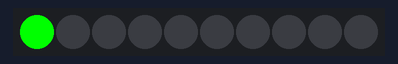
This sketch was run on a simulated Arduino Uno, built with avr-gcc and run on an emulated ATmega328P. On the bench: 10 RGB LEDs in strip order, left to right.

Above: at 0.1 s.
At 9.1 s:
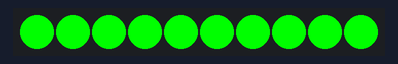
At 20.1 s:
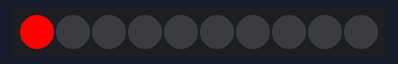
At 29.1 s:
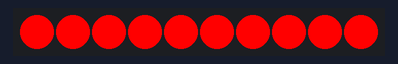
At 38.1 s:
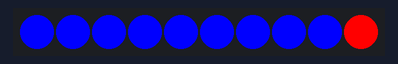
At 39.1 s:
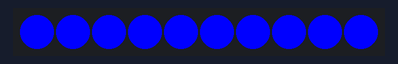

Measured:
- what the display in image 1 shows lasts 1.0 s, from 9.0 s to 10.0 s

The sketch:

BeckerSignTest1.ino
```cpp
#include <Adafruit_NeoPixel.h>
const int RGB = 4;// signal is on digital pin 4
int i = 0;
int j = 0;
Adafruit_NeoPixel strip = Adafruit_NeoPixel(10, RGB);// the first value is the number of led's in the strip.
void setup()
{
strip.begin();
strip.show();
Serial.begin(9600);
}

void loop ()
{
for(i=0; i<10;i++)
{
strip.setPixelColor(i,0,255,0);
strip.show();
delay(1000);
}
for(i=0; i<10;i++)
{
strip.setPixelColor(i,0,0,0);
strip.show();
delay(1000);
}


for(i=0; i<10;i++)
{
strip.setPixelColor(i,255,0,0);
strip.show();
delay(1000);
}
for(i=0; i<10;i++)
{
strip.setPixelColor(i,0,0,255);
strip.show();
delay(1000);
}
}
```
